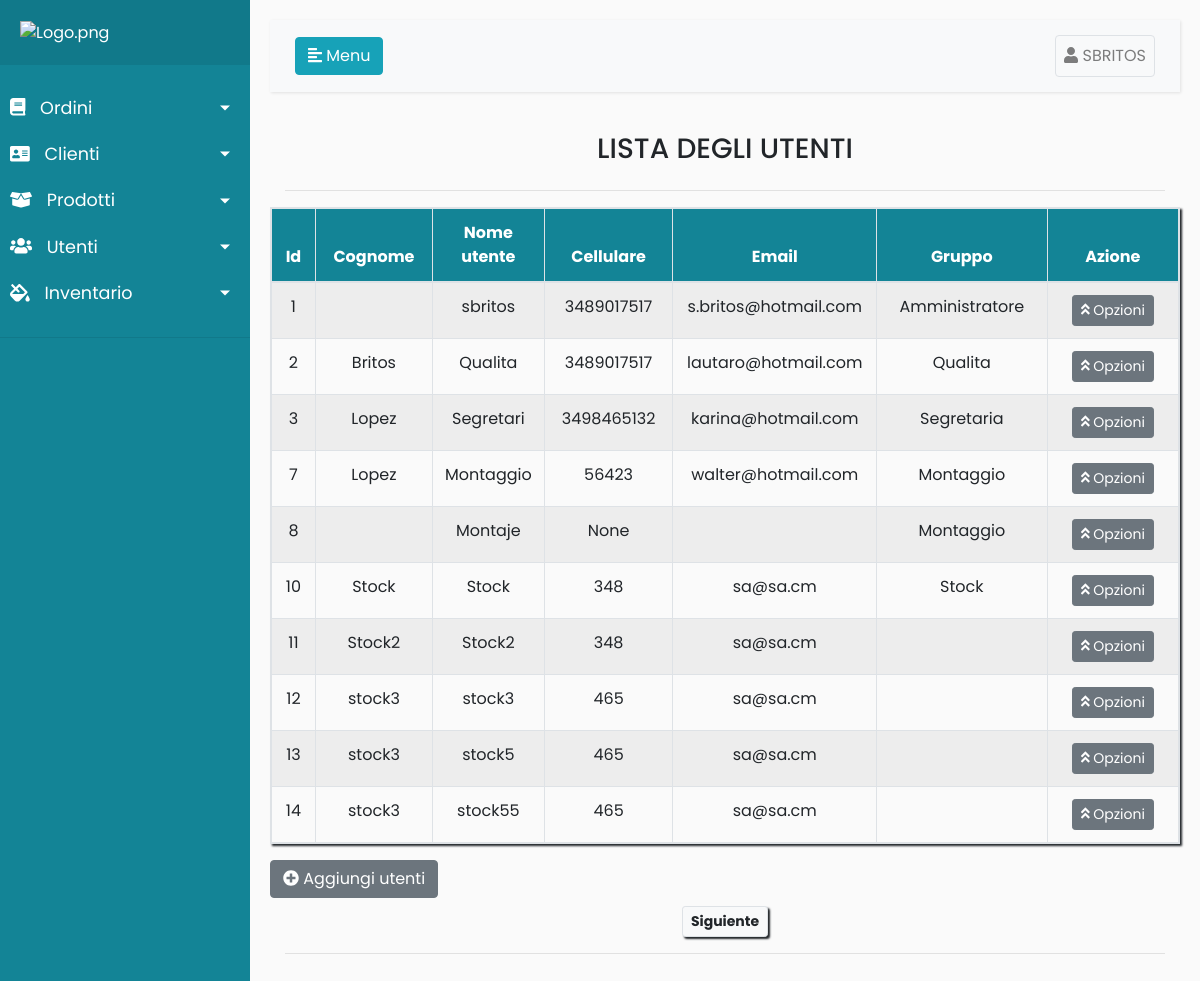
/Registro/ (signed in), run on the app's committed database.
### Register/models.py (models this page shows)
class Usuarios(AbstractUser):
	telefono = models.CharField(max_length=20,null=True, verbose_name='Teléfono',blank=False)
	class Meta:
		permissions = (('Administrador', 'Administrador'),
					   ('Encargado','Encargado'),
					   ('Pintor','Pintor'),
					   ('Montaje','Montaje'),
					   ('Calidad1','Calidad1'),
					   ('Secretaria','Secretaria'),
					   ('Stock','Stock'),
					   )

### Register/views.py (the view)
# urls.py: path('Registro/',login_required(ListUserView),name='listViewUsuario'),
def ListUserView(request):
    Model_one = Usuarios.objects.all()
    myFilter = OrdenesFilter(request.GET, queryset=Model_one)
    paginator = Paginator(myFilter.qs, 10)
    page = request.GET.get('page1')
    try:
        pub = paginator.page(page)
    except PageNotAnInteger:
        pub = paginator.page(1)
    except EmptyPage:
        pub = paginator.page(paginator.num_pages)
    myFilter = OrdenesFilter(request.GET, queryset=Model_one)
    context = {'Model_one': Model_one, 'pub': pub, "myFilter": myFilter}
    return render(request, 'register/listView.html', context)

### Register/templates/register/listView.html (shortened to what this page needs)
{%extends 'register/index.html'%}
{%load static%}
{% load widget_tweaks %}
{%block content%}
<div class="container">
    <div class="d-flex justify-content-center">
        <h3>LISTA DEGLI UTENTI</h3>
    </div>
    <hr>
</div>
<table id="tabla" class="table table-responsive border table-striped table-bordered" style="box-shadow:2px 2px 2px;">
    <thead style="background-color:#138496;color:#fff">
    <th class="col-md text-center" style="width:5rem;">Id</th>
    <th class="col-md text-center" style="width:15rem;">Cognome</th>
    <th class="col-md text-center" style="width:5rem;">Nome utente</th>
    <th class="col-md text-center" style="width:5rem;">Cellulare</th>
    <th class="col-md text-center" style="width:15rem;">Email</th>
    <th class="col-md text-center" style="width:15rem;">Gruppo</th>
    <th class="col-md text-center" style="width:25rem;">Azione</th>
    </thead>
    {%for cliente in pub%}
    <form method="POST" action="{%url 'deleteUsuario' cliente.id%}">
        <tr>
            <td class="col-md text-center" style="width:5rem;">{{cliente.id}}</td>
            <td class="col-md text-center" style="width:5rem;">{{cliente.last_name}}</td>
            <td class="col-md text-center" style="width:5rem;">{{cliente.username}}</td>
            <td class="col-md text-center" style="width:15rem;">{{cliente.telefono}}</td>
            <td class="col-md text-center" style="width:15rem;">{{cliente.email}}</td>
            <td class="col-md text-center" style="width:25rem;">{%for group in cliente.groups.all%}
                {{group}}{%endfor%}
            </td>
            <td class="col-md text-center" style="width:25rem;">
                <div class="dropup">
                    <button type="button" class="btn btn-secondary btn-sm" data-toggle="dropdown">
                        <i class="fas fa-angle-double-up"></i> Opzioni
                    </button>
                        {% if perms.Register.Administrador %}
                </div>
                {%endif%}
            </td>
        </tr>
    </form>
    {%endfor%}
</table>
{%if perms.Register.Administrador or perms.Register.Encargado or perms.Register.Secretaria%}
<a href="{%url 'createUsuario'%}" class="btn btn-secondary" id="jamaica8"><i id="japon" class="fas fa-plus-circle"></i> Aggiungi utenti</a>
{%endif%}
<div class="container">
    <div class="d-flex justify-content-center mt-2">
        {%if pub.has_next%}
        <a href="?{{ request.get_full_path }}&page1={{pub.next_page_number}}&page=Myfilter"
           style="box-shadow:2px 2px 2px;" class="btn btn-light fgcolor-black btn-sm rounded-pill border" type="submit">
            <strong>Siguiente</strong></a>
        {%endif%}
    </div>
    <hr>
</div>
{%endblock%}

### Register/templates/register/index.html (shortened to what this page needs)
<!DOCTYPE html>
<html>
<head>
    <link rel="stylesheet" href="https://stackpath.bootstrapcdn.com/bootstrap/4.1.0/css/bootstrap.min.css"
>
    <link rel="stylesheet" href="https://ajax.googleapis.com/ajax/libs/jquerymobile/1.4.5/jquery.mobile.min.css">
</head>
<body>
<div class="wrapper">
    <nav id="sidebar">
        <div class="sidebar-header" style="border-color:#fff;">
            <a href="{%url 'dashboard'%}"><img src="http://www.fortexsrl.it/wp-content/uploads/2013/05/logo1.png" width="100%"
                                                 alt="Logo.png"></a>
        </div>
        <ul class="list-unstyled components">
            <li class="">
                <a href="#homeSubmenu" data-toggle="collapse" aria-expanded="false" class="dropdown-toggle">
                    <i class="fas fa-book"></i>
                    Ordini
                </a>
            </li>
            <li>
                <a href="#pageClienti" data-toggle="collapse" aria-expanded="false" class="dropdown-toggle">
                    <i class="fas fa-address-card"></i>
                    Clienti
                </a>
                <a href="#pageSubmenu" data-toggle="collapse" aria-expanded="false" class="dropdown-toggle">
                    <i class="fas fa-box-open"></i>
                    Prodotti
                </a>
            </li>
            <li>
                <a href="#pageUtenti" data-toggle="collapse" aria-expanded="false" class="dropdown-toggle">
                    <i class="fas fa-users"></i>
                    Utenti
                </a>
            </li>
            <li>
                <a href="#pageInventario" data-toggle="collapse" aria-expanded="false" class="dropdown-toggle">
                    <i class="fas fa-fill-drip"></i>
                    Inventario
                </a>
            </li>
        </ul>
    </nav>
    <div id="content">
        <nav class="navbar navbar-expand-lg navbar-light bg-light">
            <div class="container-fluid">
                <button type="button" id="sidebarCollapse" class="btn btn-info">
                    <i class="fas fa-align-left"></i>
                    <span>Menu</span>
                </button>
                <div class="collapse navbar-collapse" id="navbarSupportedContent">
                    <ul class="nav navbar-nav ml-auto">
                        <li class="nav-item">
                            <a href="#pageInventario1" data-toggle="collapse" style="background:None;"
                               aria-expanded="true"
                               class=" nav-link dropdown border rounded ">
                                <i class="fas fa-user"></i>
                                {{user|upper}}
                            </a>
                        </li>
                    </ul>
                </div>
            </div>
        </nav>
        {%block content%}{%endblock%}
    </div>
</div>
</body>
</html>

### Register/templates/register/index.html (style rules this page uses)
body { font-family: 'Poppins', sans-serif; background: #fafafa; }
a, a:hover, a:focus { color: inherit; text-decoration: none; transition: all 0.3s; }
.navbar { padding: 15px 10px; background: #fff; border: none; border-radius: 0; margin-bottom: 40px; box-shadow: 1px 1px 3px rgba(0, 0, 0, 0.1); }
i, span { display: inline-block; }
.wrapper { display: flex; align-items: stretch; }
#sidebar { min-width: 250px; max-width: 250px; background: #138496; color: #fff; transition: all 0.3s; }
#sidebar ul li a { text-align: left; }
#sidebar .sidebar-header { padding: 20px; background: #11798a; }
#sidebar ul.components { padding: 20px 0; border-bottom: 1px solid #11798a; }
#sidebar ul li a { padding: 10px; font-size: 1.1em; display: block; }
#sidebar ul li a i { margin-right: 10px; }
#sidebar ul li.active > a, a[aria-expanded="true"] { color: #fff; background: #138496; }
a[data-toggle="collapse"] { position: relative; }
.dropdown-toggle::after { display: block; position: absolute; top: 50%; right: 20px; transform: translateY(-50%); }
#content { width: 100%; padding: 20px; min-height: 100vh; transition: all 0.3s; }

### data on the page
Usuarios: username "SBRITOS", id "1", username "sbritos", telefono "3489017517", email "s.britos@hotmail.com"
Usuarios: id "2", last_name "Britos", username "Qualita", telefono "3489017517", email "lautaro@hotmail.com"
Usuarios: id "3", last_name "Lopez", username "Segretari", telefono "3498465132", email "karina@hotmail.com"
Usuarios: id "7", last_name "Lopez", username "Montaggio", telefono "56423", email "walter@hotmail.com"
Usuarios: id "8", username "Montaje", telefono "None"
Usuarios: id "10", last_name "Stock", username "Stock", telefono "348", email "sa@sa.cm"
Usuarios: id "11", last_name "Stock2", username "Stock2", telefono "348", email "sa@sa.cm"
Usuarios: id "12", last_name "stock3", username "stock3", telefono "465", email "sa@sa.cm"
Usuarios: id "13", last_name "stock3", username "stock5", telefono "465", email "sa@sa.cm"
Usuarios: id "14", last_name "stock3", username "stock55", telefono "465", email "sa@sa.cm"

### other printed values
{{ group }} "Amministratore"
{{ group }} "Qualita"
{{ group }} "Segretaria"
{{ group }} "Montaggio"
{{ group }} "Stock"
